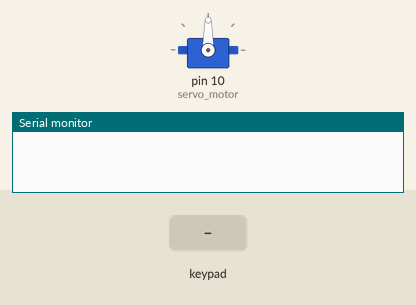
Bench run of a sketch on a simulated Arduino Uno, built with avr-gcc and run on an emulated ATmega328P. On the bench: servo, the last lines printed to the serial monitor. The inputs (shaded band) are chosen by the test bench.

Above: at 1.2 s.
1.3 s: keypad keys 6 7 8 9 * pressed 0.4 s apart
At 4.2 s:
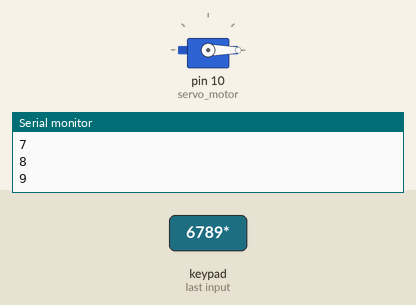
4.8 s: key 'A' pressed
At 5.7 s:
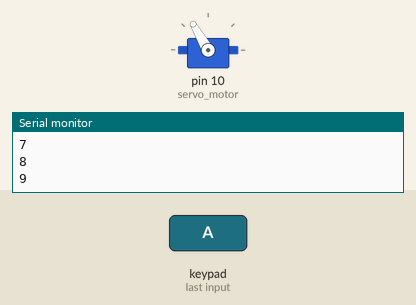
6.3 s: key 'B' pressed
At 6.8 s:
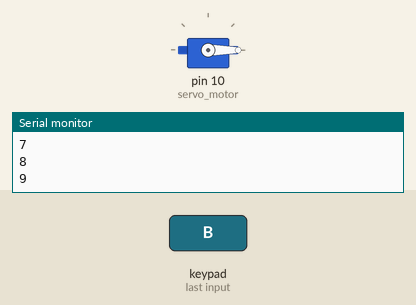
Timing chart, 0 to 9.3 s (numbered marks = the images above; inputs shaded):
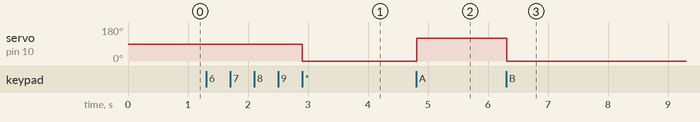

Measured:
- after the input at 1.3 s, servo on pin 10 (servo_motor): 90° → 0° after 1.6 s
- after the input at 4.8 s, servo on pin 10 (servo_motor): 0° → 120° at once
- after the input at 6.3 s, servo on pin 10 (servo_motor): 120° → 0° at once

The sketch:

sketch_jun20a.ino
```cpp
#include <Keypad.h>
#include <Servo.h>

Servo servo_motor;

int LED_pin=12;

const byte ROWS = 4;    // 행(rows) 개수
const byte COLS = 4;    // 열(columns) 개수
char keys[ROWS][COLS] = {
  {'1','2','3','A'},
  {'4','5','6','B'},
  {'7','8','9','C'},
  {'*','0','#','D'}
};

byte rowPins[ROWS] = {6, 7, 8, 9};   // R1, R2, R3, R4 단자가 연결된 아두이노 핀 번호
byte colPins[COLS] = {5, 4, 3, 2};   // C1, C2, C3, C4 단자가 연결된 아두이노 핀 번호

Keypad keypad = Keypad( makeKeymap(keys), rowPins, colPins, ROWS, COLS );

void setup() {
  Serial.begin(9600);
  servo_motor.attach(10);
  (LED_pin,OUTPUT);
}

void loop() {
  char key = keypad.getKey();

  if (key) {
    switch(key) {
      case 'A':

        servo_motor.write(120);
        break;
      case 'B':

        servo_motor.write(-360);
        break;

      case 'C':
      digitalWrite(LED_pin,HIGH);
      break;

      case 'D':
      digitalWrite(LED_pin,LOW);
      break;

      case '*':
       servo_motor.write(-120);
        break;

      default:
        Serial.println(key);
        break;
    }
  }
}
```
